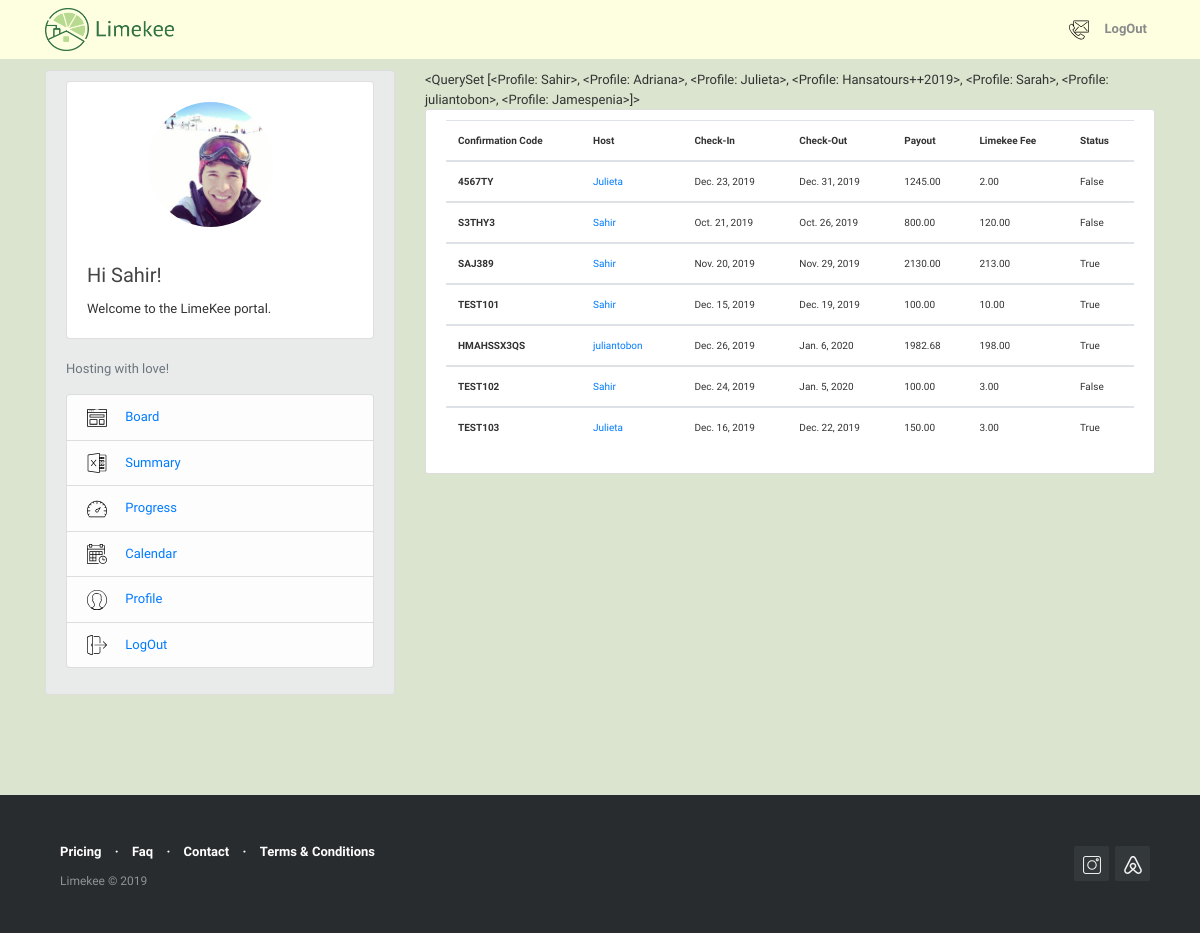
Page /reservation/reservations_global/ (signed in) on the committed database.
### users/models.py (models this page shows, shortened)
class Profile(models.Model):
    user = models.OneToOneField(User, on_delete = models.CASCADE)
    first_name = models.CharField(max_length=30, blank=False)
    last_name = models.CharField(max_length=30, blank=False)
    phone_number = models.IntegerField(blank=True, null=True)
    image = models.ImageField (default = 'default.png', upload_to='profile_pics')
    def __str__(self):
        return self.user.username

### reservations/models.py (models this page shows, shortened)
class Reservations(models.Model):
    confirmation_code = models.CharField(max_length=12, primary_key=True)
    host = models.ForeignKey(User, on_delete=models.CASCADE)
    guest = models.CharField(max_length=120)
    check_in = models.DateField(default=date.today)
    check_out = models.DateField(default=date.today)
    price = models.DecimalField(decimal_places=2, max_digits=1000)
    limekee_fee = models.DecimalField(decimal_places=2, max_digits=1000, blank=True, null=False, default=0)
    cleaning_fee = models.DecimalField (decimal_places=2, max_digits=1000, blank=True, null=False, default=0)
    extra_fee = models.DecimalField (decimal_places=2, max_digits=1000, blank=True, null=False, default=0)
    total_due = models.DecimalField( decimal_places=2, max_digits=1000, default=0)
    notes = models.TextField(blank=True,null=False)
    paid = models.BooleanField(default=False)
    @property
    def total_due(self):
        return (self.limekee_fee + self.cleaning_fee + self.extra_fee)
    class Meta:
        permissions = [
            ("create_reservation", "Can create new reservation"),
        ]

### reservations/views.py (the view)
# urls.py: path('reservations_global/', views.global_list, name='reservations-global-list'),
@login_required()
def global_list (request):
    if request.user.has_perm('reservations.create_reservation'):
        context = {
            'reservations':Reservations.objects.all(),
            'users': Profile.objects.all()
            }
        return render(request, 'reservations/reservations_global.html', context )
    else:
        return redirect('reservation-home')

### reservations/templates/reservations/reservations_global.html
{% extends "blog/base.html" %}
{% block content %}
{{ users }}
<div class="col-md-14">
 <div class="content-section">
     <div class="table-responsive" style="font-size: 10px">
     <table class="table table-hover">
         <thead>
             <tr>
                 <th scope="col">Confirmation Code</th>
                 <th scope="col">Host</th>
                 <th scope="col">Check-In</th>
                 <th scope="col">Check-Out</th>
                 <th scope="col">Payout</th>
                 <th scope="col">Limekee Fee</th>
                 <th scope="col">Status</th>
             </tr>
         </thead>
         {% for reservation in reservations %}
         <tbody>
             <tr>
                 <th scope="row">{{ reservation.confirmation_code }}</th>
                 <td><a class="mr-2" href="{% url 'user-reservations' reservation.host.username %}">{{ reservation.host }}</a></td>
                 <td>{{ reservation.check_in }}</td>
                 <td>{{ reservation.check_out }}</td>
                 <td>{{ reservation.price }}</td>
                 <td>{{ reservation.limekee_fee }}</td>
                 <td>{{ reservation.paid }}</td>
            </tr>
        </tbody>
        {% endfor %}
    </table>
    </div>
  </div>
</div>
{% endblock content %}

### blog/templates/blog/base.html (shortened to what this page needs)
{% load static %}
<!DOCTYPE html>
<html>
  <head>
    <link rel="stylesheet" href="https://maxcdn.bootstrapcdn.com/bootstrap/4.0.0/css/bootstrap.min.css">
    <link rel="stylesheet" type="text/css" href="{% static 'blog/main2.css' %}">
	<link rel="stylesheet" type="text/css" href="{% static 'blog/footer-distributed1.css' %}">
    <link href="{% static 'fullcalendar/core/main.css' %}" rel='stylesheet' />
    <link href="{% static 'fullcalendar/daygrid/main.css' %}" rel='stylesheet' />
  </head>
   <body>
     <header class="site-header">
        <nav class="navbar navbar-expand-md navbar-light bg-steel fixed-top" >
         <div class="container" style="font-weight: bold;">
            <a class="navbar-brand mr-4" href="https://www.limekee.com">
                <img src="/media/limekee_logo.png" style="width:130px; height:43px; margin-top:5px; margin-bottom:5px;" title="Limekee" alt="Limekee Logo">
            </a>
            <div class="collapse navbar-collapse" id="navbarToggle">
            <div class="navbar-nav">
              {% if user.is_authenticated %}
                <a class="nav-item nav-link font-weight-bold" href="https://www.limekee.com/contact"><img src="/media/svg/contact.svg" style="width:20px; height:20px; " alt="Contact us"> </a>
                <a class="nav-item nav-link font-weight-bold" href="{% url 'logout' %}">LogOut</a>
              {% else %}
                <a class="nav-item nav-link font-weight-bold" href="{% url 'login' %}">Login </a>
                <a class="nav-item nav-link font-weight-bold" href="{% url 'register' %}"> Sign Up</a>
              {% endif %}
            </div>
          </div>
        </div>
      </nav>
  </header>
  <main role="main" class="container">
  <div class="row">
      <div class="col-md-4">
        <div class="content-section" style="background-color:#E9EAEA">
            <div class="card" >
                <br>
                <div style="text-align: center;">
                {% if user.is_authenticated %}
                  <img class="rounded-circle account-img" src="{{user.profile.image.url}}" alt="Author picture">
                {% else %}
                  <img src="/media/key1.svg" class="card-img-top" style="width:150px; height:150px; text-align: center" alt="Limekee">
                {% endif %}
                </div>
                <div class="card-body">
                    <h5 class="card-title">Hi {{ user.username }}!</h5>
                    <p class="card-text">Welcome to the LimeKee portal.</p>
                </div>
            </div>
            {% if user.is_authenticated %}
              <div class="media" >
                <div class="media-body" >
                    <br>
                    <p class='text-muted'>Hosting with love!
                      <ul class="list-group">
                        <li class="list-group-item list-group-item-light"><img src="/media/svg/004-browser.svg" style="width:20px; height:20px; margin-right: 15px" alt="icon"> <a href="{% url 'reservation-home' %}">     Board</a></li>
                        <li class="list-group-item list-group-item-light"><img src="/media/svg/007-excel.svg" style="width:20px; height:20px;margin-right: 15px " alt="icon"> <a href="{% url 'reservations-summary' %}">     Summary</a></li>
                        <li class="list-group-item list-group-item-light"><img src="/media/svg/005-dashboard.svg" style="width:20px; height:20px; margin-right: 15px" alt="icon"> <a href="{% url 'reservations-progress' %}">    Progress</a></li>
                        <li class="list-group-item list-group-item-light"><img src="/media/svg/003-calendar.svg" style="width:20px; height:20px;margin-right: 15px " alt="icon"><a href="{% url 'reservations-calendar' %}">    Calendar</li>
                        <li class="list-group-item list-group-item-light"><img src="/media/svg/002-man.svg" style="width:20px; height:20px;margin-right: 15px " alt="icon"> <a href="{% url 'profile' %}">    Profile</a></li>
                        <li class="list-group-item list-group-item-light"><img src="/media/svg/006-logout.svg" style="width:20px; height:20px; margin-right: 15px" alt="icon"> <a href="{% url 'logout' %}">    LogOut</a></li>
                      </ul>
                    </p>
                </div>
              </div>
             {% endif %}
        </div>
      </div>
        <div class="col-md-8">
          {% block content %}{% endblock %}
        </div>
    </div>
  </main>
       <footer class="footer-distributed" style="font-family:'Libre Franklin';">
    			<div class="footer-right">
    				<a href="https://www.instagram.com/limekee.ny/"><img src="/media/svg/instagram.svg" style="width:18px; height:18px; " alt="Instagram"></a>
    				<a href="https://www.airbnb.com/"><img src="/media/svg/airbnb.svg" style="width:18px; height:18px; " alt="Airbnb"></a>
    			</div>
    			<div class="footer-left">
    				<p class="footer-links">
    					<a href="https://www.limekee.com/#price-section" style="margin-right:10px; margin-left:10px" > Pricing</a>
    					·
    					<a href="https://www.limekee.com/faq" style="margin-right:10px; margin-left:10px">Faq</a>
    					·
    					<a href="https://www.limekee.com/contact" style="margin-right:10px; margin-left:10px"> Contact</a>
                        ·
    					<a href="https://www.limekee.com/terms-of-service" style="margin-right:10px; margin-left:10px"> Terms & Conditions</a>
    				</p>
    				<p style="margin-right:10px; margin-left:10px">Limekee &copy; 2019</p>
    			</div>
       </footer>
  </body>
</html>

### blog/static/blog/main2.css (style rules this page uses)
body { background: #dae4ce; color: #333333; margin-top: 5rem; }
h1, h2, h3, h4, h5, h6 { color: #444444; }
ul { margin: 0; }
.container { margin-top: -10px; margin-bottom: -10px; }
.bg-steel { background-color: #feffe0; }
.site-header .navbar-nav .nav-link { color: #8a8a8a; }
.nav-item { font: font-weight-bold; }
.content-section { background: #ffffff; padding: 10px 20px; border: 1px solid #dddddd; border-radius: 3px; margin-bottom: 30px; }
.account-img { height: 125px; width: 125px; margin-right: 20px; margin-bottom: 16px; }

### blog/static/blog/footer-distributed1.css (style rules this page uses)
.footer-distributed { background-color: #292c2f; box-shadow: 0 1px 1px 0 rgba(0, 0, 0, 0.12); box-sizing: border-box; width: 100%; text-align: left; font: normal 12px sans-serif; padding: 45px 50px; margin-top: 80px; }
.footer-distributed .footer-left p { color: #8f9296; font-size: 12px; margin: 0; }
.footer-distributed p.footer-links { font-size:13px; font-weight: bold; color: #ffffff; margin: 0 0 10px; padding: 0; }
.footer-distributed p.footer-links a { display:inline-block; line-height: 1.8; text-decoration: none; color: inherit; }
.footer-distributed .footer-right { float: right; margin-top: 6px; max-width: 180px; }
.footer-distributed .footer-right a { display: inline-block; width: 35px; height: 35px; background-color: #33383b; border-radius: 2px; font-size: 20px; color: #ffffff; text-align: center; line-height: 35px; margin-left: 3px; }

### blog/templates/blog/base.html (style rules this page uses)
body { font-family: 'Libre Franklin'; font-size: 13px; }

### rows in the picture
Profile: user.username "<QuerySet [<Profile: Sahir>, <Profile: Adriana>, <Profile: Julieta>, <Profile: Hansatours++2019>, <Profile: Sarah>, <Profile: juliantobon>, <Profile: Jamespenia>]>"
Reservations: confirmation_code "4567TY", host "Julieta", check_in "Dec. 23, 2019", check_out "Dec. 31, 2019", price "1245.00", limekee_fee "2.00", paid "False"
Reservations: confirmation_code "S3THY3", host "Sahir", check_in "Oct. 21, 2019", check_out "Oct. 26, 2019", price "800.00", limekee_fee "120.00", paid "False"
Reservations: confirmation_code "SAJ389", host "Sahir", check_in "Nov. 20, 2019", check_out "Nov. 29, 2019", price "2130.00", limekee_fee "213.00", paid "True"
Reservations: confirmation_code "TEST101", host "Sahir", check_in "Dec. 15, 2019", check_out "Dec. 19, 2019", price "100.00", limekee_fee "10.00", paid "True"
Reservations: confirmation_code "HMAHSSX3QS", host "juliantobon", check_in "Dec. 26, 2019", check_out "Jan. 6, 2020", price "1982.68", limekee_fee "198.00", paid "True"
Reservations: confirmation_code "TEST102", host "Sahir", check_in "Dec. 24, 2019", check_out "Jan. 5, 2020", price "100.00", limekee_fee "3.00", paid "False"
Reservations: confirmation_code "TEST103", host "Julieta", check_in "Dec. 16, 2019", check_out "Dec. 22, 2019", price "150.00", limekee_fee "3.00", paid "True"

### other values in the picture
{{ user.username }} "Sahir"
